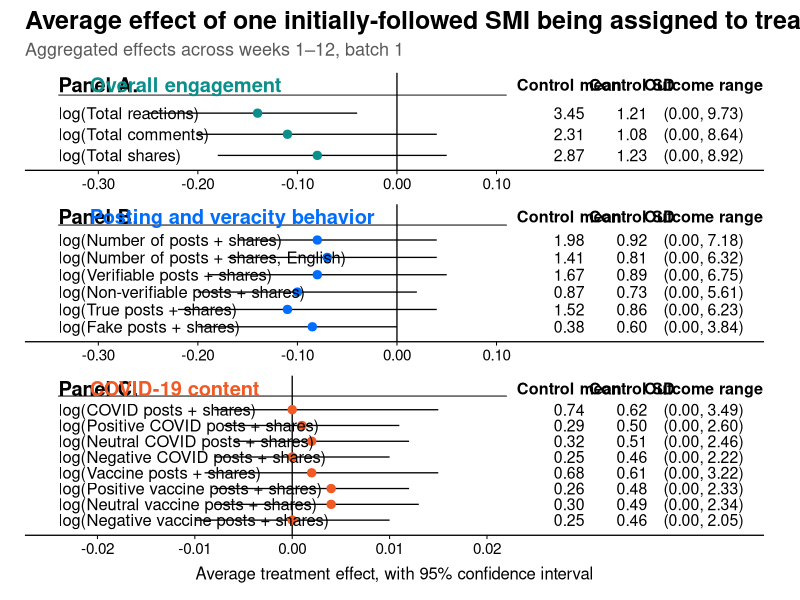
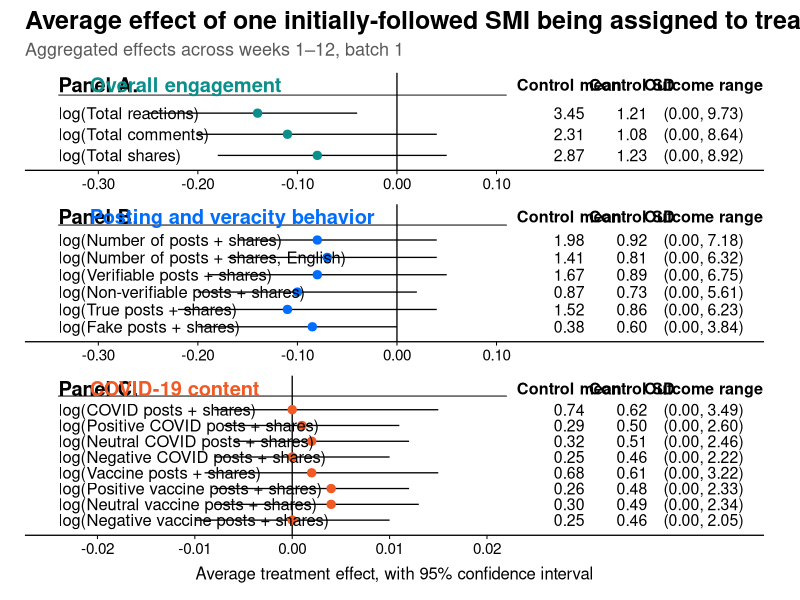
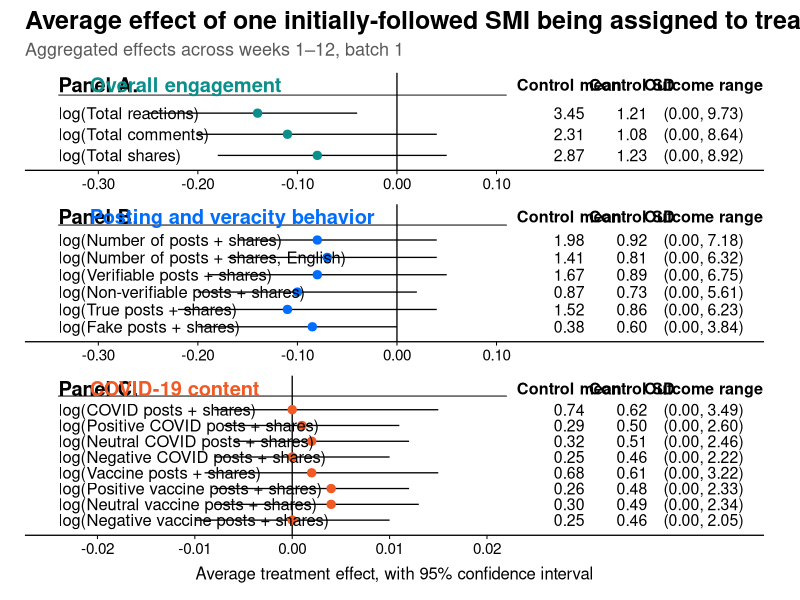

Reproduce these figures in R, in order.
# ============================================================
# Mock coefficient plot template: online follower behaviors
# ============================================================
#
# Purpose:
# This script generates a publication-style mock coefficient plot.
# The data below are fake and are intended only for design prototyping.
# Replace the mock df with real estimates before using the figure in the paper.
#
# Required real-data columns:
# panel, family, outcome, estimate, ci_low, ci_high,
# control_mean, control_sd, outcome_range
#
# Outputs:
# - mock_average_treatment_effect_online_behaviors.png
# - mock_average_treatment_effect_online_behaviors.pdf
# ============================================================

# ----------------------------
# 0. Packages
# ----------------------------

library(tidyverse)
library(patchwork)
library(scales)
library(grid)

# ----------------------------
# 1. Mock data
# ----------------------------

# IMPORTANT:
# These values are fake and are only used to reproduce the visual layout.
# Replace this entire tribble with the real estimates and summary statistics.

df <- tribble(
  ~panel, ~family, ~outcome, ~estimate, ~ci_low, ~ci_high, ~control_mean, ~control_sd, ~outcome_range,
  
  "Panel A.", "Overall engagement", "log(Total reactions)", -0.14, -0.25, -0.04, 3.45, 1.21, "(0.00, 9.73)",
  "Panel A.", "Overall engagement", "log(Total comments)",  -0.11, -0.20,  0.04, 2.31, 1.08, "(0.00, 8.64)",
  "Panel A.", "Overall engagement", "log(Total shares)",    -0.08, -0.18,  0.05, 2.87, 1.23, "(0.00, 8.92)",
  
  "Panel B.", "Posting and veracity behavior", "log(Number of posts + shares)",          -0.08,  -0.16,  0.04, 1.98, 0.92, "(0.00, 7.18)",
  "Panel B.", "Posting and veracity behavior", "log(Number of posts + shares, English)", -0.07,  -0.17,  0.04, 1.41, 0.81, "(0.00, 6.32)",
  "Panel B.", "Posting and veracity behavior", "log(Verifiable posts + shares)",         -0.08,  -0.19,  0.05, 1.67, 0.89, "(0.00, 6.75)",
  "Panel B.", "Posting and veracity behavior", "log(Non-verifiable posts + shares)",     -0.10,  -0.20,  0.02, 0.87, 0.73, "(0.00, 5.61)",
  "Panel B.", "Posting and veracity behavior", "log(True posts + shares)",               -0.11,  -0.22,  0.04, 1.52, 0.86, "(0.00, 6.23)",
  "Panel B.", "Posting and veracity behavior", "log(Fake posts + shares)",               -0.085, -0.20,  0.00, 0.38, 0.60, "(0.00, 3.84)",
  
  "Panel C.", "COVID-19 content", "log(COVID posts + shares)",                 0.000, -0.008, 0.015, 0.74, 0.62, "(0.00, 3.49)",
  "Panel C.", "COVID-19 content", "log(Positive COVID posts + shares)",        0.001, -0.007, 0.011, 0.29, 0.50, "(0.00, 2.60)",
  "Panel C.", "COVID-19 content", "log(Neutral COVID posts + shares)",         0.002, -0.006, 0.012, 0.32, 0.51, "(0.00, 2.46)",
  "Panel C.", "COVID-19 content", "log(Negative COVID posts + shares)",        0.000, -0.008, 0.010, 0.25, 0.46, "(0.00, 2.22)",
  "Panel C.", "COVID-19 content", "log(Vaccine posts + shares)",               0.002, -0.009, 0.015, 0.68, 0.61, "(0.00, 3.22)",
  "Panel C.", "COVID-19 content", "log(Positive vaccine posts + shares)",      0.004, -0.008, 0.012, 0.26, 0.48, "(0.00, 2.33)",
  "Panel C.", "COVID-19 content", "log(Neutral vaccine posts + shares)",       0.004, -0.008, 0.013, 0.30, 0.49, "(0.00, 2.34)",
  "Panel C.", "COVID-19 content", "log(Negative vaccine posts + shares)",      0.000, -0.010, 0.010, 0.25, 0.46, "(0.00, 2.05)"
) %>%
  mutate(
    panel = factor(panel, levels = c("Panel A.", "Panel B.", "Panel C.")),
    family = factor(
      family,
      levels = c(
        "Overall engagement",
        "Posting and veracity behavior",
        "COVID-19 content"
      )
    )
  ) %>%
  group_by(panel) %>%
  mutate(
    row_id = row_number(),
    y = rev(row_id)
  ) %>%
  ungroup()

panel_colors <- c(
  "Overall engagement" = "#0B8F8A",
  "Posting and veracity behavior" = "#006DFF",
  "COVID-19 content" = "#F15A24"
)

# ----------------------------
# 2. Helper function
# ----------------------------

make_panel <- function(panel_name, x_limits, x_breaks, show_x_title = FALSE) {
  
  d <- df %>% filter(panel == panel_name)
  
  family_label <- as.character(unique(d$family))
  family_color <- panel_colors[[family_label]]
  
  n <- nrow(d)
  y_header <- n + 1.35
  y_rule   <- n + 0.85
  
  ggplot(d) +
    
    # Header rule below panel title
    geom_segment(
      aes(x = x_limits[1], xend = x_limits[2], y = y_rule, yend = y_rule),
      inherit.aes = FALSE,
      linewidth = 0.35,
      color = "grey45"
    ) +
    
    # Solid zero line
    geom_vline(
      xintercept = 0,
      linewidth = 0.45,
      color = "black"
    ) +
    
    # Confidence intervals
    geom_errorbarh(
      aes(y = y, xmin = ci_low, xmax = ci_high),
      height = 0,
      linewidth = 0.45,
      color = "black"
    ) +
    
    # Point estimates
    geom_point(
      aes(x = estimate, y = y),
      size = 2.5,
      color = family_color
    ) +
    
    # Outcome labels on the left
    geom_text(
      aes(x = x_limits[1], y = y, label = outcome),
      hjust = 0,
      size = 4.2,
      color = "black"
    ) +
    
    # Panel title and family label
    annotate(
      "text",
      x = x_limits[1],
      y = y_header,
      label = panel_name,
      hjust = 0,
      fontface = "bold",
      size = 5.1
    ) +
    annotate(
      "text",
      x = x_limits[1] + 0.07 * diff(x_limits),
      y = y_header,
      label = family_label,
      hjust = 0,
      fontface = "bold",
      size = 5.1,
      color = family_color
    ) +
    
    # Right-side column headers
    annotate(
      "text",
      x = x_limits[2] + 0.14 * diff(x_limits),
      y = y_header,
      label = "Control mean",
      hjust = 0.5,
      fontface = "bold",
      size = 4.1
    ) +
    annotate(
      "text",
      x = x_limits[2] + 0.28 * diff(x_limits),
      y = y_header,
      label = "Control SD",
      hjust = 0.5,
      fontface = "bold",
      size = 4.1
    ) +
    annotate(
      "text",
      x = x_limits[2] + 0.44 * diff(x_limits),
      y = y_header,
      label = "Outcome range",
      hjust = 0.5,
      fontface = "bold",
      size = 4.1
    ) +
    
    # Right-side values
    geom_text(
      aes(
        x = x_limits[2] + 0.14 * diff(x_limits),
        y = y,
        label = sprintf("%.2f", control_mean)
      ),
      hjust = 0.5,
      size = 4.0
    ) +
    geom_text(
      aes(
        x = x_limits[2] + 0.28 * diff(x_limits),
        y = y,
        label = sprintf("%.2f", control_sd)
      ),
      hjust = 0.5,
      size = 4.0
    ) +
    geom_text(
      aes(
        x = x_limits[2] + 0.44 * diff(x_limits),
        y = y,
        label = outcome_range
      ),
      hjust = 0.5,
      size = 4.0
    ) +
    
    scale_x_continuous(
      limits = c(x_limits[1], x_limits[2] + 0.50 * diff(x_limits)),
      breaks = x_breaks,
      labels = scales::number_format(accuracy = 0.01)
    ) +
    scale_y_continuous(
      limits = c(0.5, n + 1.7),
      breaks = NULL
    ) +
    coord_cartesian(clip = "off") +
    labs(
      x = if (show_x_title) {
        "Average treatment effect, with 95% confidence interval"
      } else {
        NULL
      },
      y = NULL
    ) +
    theme_minimal() +
    theme(
      panel.grid.major.y = element_blank(),
      panel.grid.minor = element_blank(),
      panel.grid.major.x = element_blank(),
      axis.text.y = element_blank(),
      axis.title.y = element_blank(),
      axis.text.x = element_text(size = 11, color = "black"),
      axis.title.x = element_text(size = 12, color = "black", margin = margin(t = 6)),
      axis.ticks.x = element_line(color = "black", linewidth = 0.35),
      axis.line.x = element_line(color = "black", linewidth = 0.45),
      plot.margin = margin(t = 4, r = 18, b = 4, l = 10)
    )
}

# ----------------------------
# 3. Build panels
# ----------------------------

p_a <- make_panel(
  panel_name = "Panel A.",
  x_limits = c(-0.34, 0.11),
  x_breaks = c(-0.30, -0.20, -0.10, 0.00, 0.10),
  show_x_title = FALSE
)

p_b <- make_panel(
  panel_name = "Panel B.",
  x_limits = c(-0.34, 0.11),
  x_breaks = c(-0.30, -0.20, -0.10, 0.00, 0.10),
  show_x_title = FALSE
)

p_c <- make_panel(
  panel_name = "Panel C.",
  x_limits = c(-0.024, 0.022),
  x_breaks = c(-0.02, -0.01, 0.00, 0.01, 0.02),
  show_x_title = TRUE
)

# ----------------------------
# 4. Combine figure
# ----------------------------

final_plot <- p_a / p_b / p_c +
  plot_layout(heights = c(1.1, 1.55, 1.8)) +
  plot_annotation(
    title = "Average effect of one initially-followed SMI being assigned to treatment on online follower behaviors",
    subtitle = "Aggregated effects across weeks 1–12, batch 1",
    theme = theme(
      plot.title = element_text(size = 18, face = "bold", hjust = 0),
      plot.subtitle = element_text(size = 13, color = "grey35", hjust = 0),
      plot.margin = margin(t = 8, r = 8, b = 8, l = 8)
    )
  )

final_plot

ggsave(
  filename = "mock_average_treatment_effect_online_behaviors.png",
  plot = final_plot,
  width = 14,
  height = 10,
  dpi = 300
)

ggsave(
  filename = "mock_average_treatment_effect_online_behaviors.pdf",
  plot = final_plot,
  width = 14,
  height = 10
)
